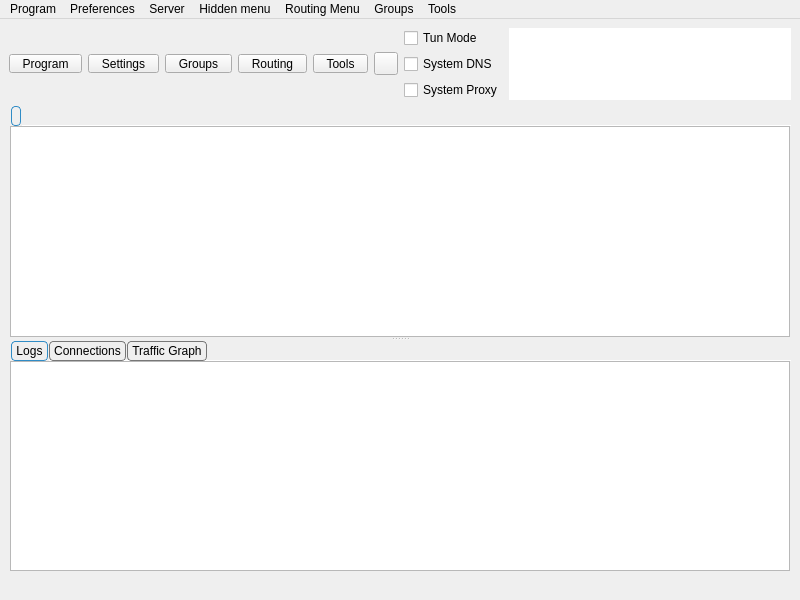
<?xml version="1.0" encoding="UTF-8"?>
<ui version="4.0">
 <class>MainWindow</class>
 <widget class="QMainWindow" name="MainWindow">
  <property name="geometry">
   <rect>
    <x>0</x>
    <y>0</y>
    <width>800</width>
    <height>600</height>
   </rect>
  </property>
  <property name="minimumSize">
   <size>
    <width>800</width>
    <height>600</height>
   </size>
  </property>
  <property name="windowTitle">
   <string notr="true">Quattro</string>
  </property>
  <widget class="QWidget" name="centralwidget">
   <layout class="QVBoxLayout" name="verticalLayout_3" stretch="0,1,0">
    <item>
     <layout class="QHBoxLayout" name="horizontalLayout_2">
      <item>
       <widget class="QToolButton" name="toolButton_program">
        <property name="minimumSize">
         <size>
          <width>0</width>
          <height>0</height>
         </size>
        </property>
        <property name="styleSheet">
         <string notr="true">QToolButton {
    padding-left: 8px;
    padding-right: 8px;
}

/* The indicator shares the bottom row with the label (ToolButtonTextUnderIcon),
   so the widest button in any language is the tight one -- its text runs closest
   to the arrow. It fits because the drawn chevron only occupies the middle of
   its 16px subcontrol box, leaving ~14px clear at the button edge against the
   label's ~14.5px of slack. Don't pad the buttons to &quot;fix&quot; this: that widens
   all five for a gap only one of them ever needs (#1665). If a future
   translation looks cramped here, check that label first. */
QToolButton::menu-indicator {
    subcontrol-origin: border;
    subcontrol-position: bottom right;
    right: 2px;
    bottom: 3px;
}</string>
        </property>
        <property name="text">
         <string>Program</string>
        </property>
        <property name="icon">
         <iconset resource="../../res/Quattro.qrc">
          <normaloff>:/icon/b-system-run.png</normaloff>:/icon/b-system-run.png</iconset>
        </property>
        <property name="iconSize">
         <size>
          <width>24</width>
          <height>24</height>
         </size>
        </property>
        <property name="popupMode">
         <enum>QToolButton::ToolButtonPopupMode::InstantPopup</enum>
        </property>
        <property name="toolButtonStyle">
         <enum>Qt::ToolButtonStyle::ToolButtonTextUnderIcon</enum>
        </property>
       </widget>
      </item>
      <item>
       <widget class="QToolButton" name="toolButton_preferences">
        <property name="minimumSize">
         <size>
          <width>0</width>
          <height>0</height>
         </size>
        </property>
        <property name="styleSheet">
         <string notr="true">QToolButton {
    padding-left: 8px;
    padding-right: 8px;
}

/* The indicator shares the bottom row with the label (ToolButtonTextUnderIcon),
   so the widest button in any language is the tight one -- its text runs closest
   to the arrow. It fits because the drawn chevron only occupies the middle of
   its 16px subcontrol box, leaving ~14px clear at the button edge against the
   label's ~14.5px of slack. Don't pad the buttons to &quot;fix&quot; this: that widens
   all five for a gap only one of them ever needs (#1665). If a future
   translation looks cramped here, check that label first. */
QToolButton::menu-indicator {
    subcontrol-origin: border;
    subcontrol-position: bottom right;
    right: 2px;
    bottom: 3px;
}</string>
        </property>
        <property name="text">
         <string>Settings</string>
        </property>
        <property name="icon">
         <iconset resource="../../res/Quattro.qrc">
          <normaloff>:/icon/b-preferences.png</normaloff>:/icon/b-preferences.png</iconset>
        </property>
        <property name="iconSize">
         <size>
          <width>24</width>
          <height>24</height>
         </size>
        </property>
        <property name="popupMode">
         <enum>QToolButton::ToolButtonPopupMode::InstantPopup</enum>
        </property>
        <property name="toolButtonStyle">
         <enum>Qt::ToolButtonStyle::ToolButtonTextUnderIcon</enum>
        </property>
       </widget>
      </item>
      <item>
       <widget class="QToolButton" name="toolButton_testing">
        <property name="minimumSize">
         <size>
          <width>0</width>
          <height>0</height>
         </size>
        </property>
        <property name="styleSheet">
         <string notr="true">QToolButton {
    padding-left: 8px;
    padding-right: 8px;
}

/* The indicator shares the bottom row with the label (ToolButtonTextUnderIcon),
   so the widest button in any language is the tight one -- its text runs closest
   to the arrow. It fits because the drawn chevron only occupies the middle of
   its 16px subcontrol box, leaving ~14px clear at the button edge against the
   label's ~14.5px of slack. Don't pad the buttons to &quot;fix&quot; this: that widens
   all five for a gap only one of them ever needs (#1665). If a future
   translation looks cramped here, check that label first. */
QToolButton::menu-indicator {
    subcontrol-origin: border;
    subcontrol-position: bottom right;
    right: 2px;
    bottom: 3px;
}</string>
        </property>
        <property name="text">
         <string>Groups</string>
        </property>
        <property name="icon">
         <iconset resource="../../res/Quattro.qrc">
          <normaloff>:/icon/b-testing-button.png</normaloff>:/icon/b-testing-button.png</iconset>
        </property>
        <property name="iconSize">
         <size>
          <width>24</width>
          <height>24</height>
         </size>
        </property>
        <property name="popupMode">
         <enum>QToolButton::ToolButtonPopupMode::InstantPopup</enum>
        </property>
        <property name="toolButtonStyle">
         <enum>Qt::ToolButtonStyle::ToolButtonTextUnderIcon</enum>
        </property>
       </widget>
      </item>
      <item>
       <widget class="QToolButton" name="toolButton_routing">
        <property name="minimumSize">
         <size>
          <width>0</width>
          <height>0</height>
         </size>
        </property>
        <property name="styleSheet">
         <string notr="true">QToolButton {
    padding-left: 8px;
    padding-right: 8px;
}

/* The indicator shares the bottom row with the label (ToolButtonTextUnderIcon),
   so the widest button in any language is the tight one -- its text runs closest
   to the arrow. It fits because the drawn chevron only occupies the middle of
   its 16px subcontrol box, leaving ~14px clear at the button edge against the
   label's ~14.5px of slack. Don't pad the buttons to &quot;fix&quot; this: that widens
   all five for a gap only one of them ever needs (#1665). If a future
   translation looks cramped here, check that label first. */
QToolButton::menu-indicator {
    subcontrol-origin: border;
    subcontrol-position: bottom right;
    right: 2px;
    bottom: 3px;
}</string>
        </property>
        <property name="text">
         <string>Routing</string>
        </property>
        <property name="icon">
         <iconset resource="../../res/Quattro.qrc">
          <normaloff>:/icon/b-network-routing.png</normaloff>:/icon/b-network-routing.png</iconset>
        </property>
        <property name="iconSize">
         <size>
          <width>24</width>
          <height>24</height>
         </size>
        </property>
        <property name="popupMode">
         <enum>QToolButton::ToolButtonPopupMode::InstantPopup</enum>
        </property>
        <property name="toolButtonStyle">
         <enum>Qt::ToolButtonStyle::ToolButtonTextUnderIcon</enum>
        </property>
       </widget>
      </item>
      <item>
       <widget class="QToolButton" name="toolButton_tools">
        <property name="minimumSize">
         <size>
          <width>0</width>
          <height>0</height>
         </size>
        </property>
        <property name="styleSheet">
         <string notr="true">QToolButton {
    padding-left: 8px;
    padding-right: 8px;
}

/* The indicator shares the bottom row with the label (ToolButtonTextUnderIcon),
   so the widest button in any language is the tight one -- its text runs closest
   to the arrow. It fits because the drawn chevron only occupies the middle of
   its 16px subcontrol box, leaving ~14px clear at the button edge against the
   label's ~14.5px of slack. Don't pad the buttons to &quot;fix&quot; this: that widens
   all five for a gap only one of them ever needs (#1665). If a future
   translation looks cramped here, check that label first. */
QToolButton::menu-indicator {
    subcontrol-origin: border;
    subcontrol-position: bottom right;
    right: 2px;
    bottom: 3px;
}</string>
        </property>
        <property name="text">
         <string>Tools</string>
        </property>
        <property name="icon">
         <iconset resource="../../res/Quattro.qrc">
          <normaloff>:/icon/b-tools-button.png</normaloff>:/icon/b-tools-button.png</iconset>
        </property>
        <property name="iconSize">
         <size>
          <width>24</width>
          <height>24</height>
         </size>
        </property>
        <property name="popupMode">
         <enum>QToolButton::ToolButtonPopupMode::InstantPopup</enum>
        </property>
        <property name="toolButtonStyle">
         <enum>Qt::ToolButtonStyle::ToolButtonTextUnderIcon</enum>
        </property>
       </widget>
      </item>
      <item>
       <widget class="StartStopButton" name="toolButton_startstop">
        <property name="focusPolicy">
         <enum>Qt::FocusPolicy::NoFocus</enum>
        </property>
        <property name="text">
         <string/>
        </property>
       </widget>
      </item>
      <item>
       <layout class="QVBoxLayout" name="verticalLayout_4">
        <item>
         <spacer name="verticalSpacer_modes_top">
          <property name="orientation">
           <enum>Qt::Orientation::Vertical</enum>
          </property>
          <property name="sizeHint" stdset="0">
           <size>
            <width>0</width>
            <height>0</height>
           </size>
          </property>
         </spacer>
        </item>
        <item>
         <widget class="QCheckBox" name="checkBox_VPN">
          <property name="sizePolicy">
           <sizepolicy hsizetype="Minimum" vsizetype="Minimum">
            <horstretch>0</horstretch>
            <verstretch>0</verstretch>
           </sizepolicy>
          </property>
          <property name="text">
           <string>Tun Mode</string>
          </property>
         </widget>
        </item>
        <item>
         <widget class="QCheckBox" name="system_dns">
          <property name="text">
           <string>System DNS</string>
          </property>
         </widget>
        </item>
        <item>
         <widget class="QCheckBox" name="checkBox_SystemProxy">
          <property name="text">
           <string>System Proxy</string>
          </property>
         </widget>
        </item>
        <item>
         <spacer name="verticalSpacer_modes_bottom">
          <property name="orientation">
           <enum>Qt::Orientation::Vertical</enum>
          </property>
          <property name="sizeHint" stdset="0">
           <size>
            <width>0</width>
            <height>0</height>
           </size>
          </property>
         </spacer>
        </item>
       </layout>
      </item>
      <item>
       <widget class="QTextBrowser" name="data_view">
        <property name="enabled">
         <bool>true</bool>
        </property>
        <property name="sizePolicy">
         <sizepolicy hsizetype="Expanding" vsizetype="Ignored">
          <horstretch>0</horstretch>
          <verstretch>0</verstretch>
         </sizepolicy>
        </property>
        <property name="minimumSize">
         <size>
          <width>0</width>
          <height>0</height>
         </size>
        </property>
        <property name="mouseTracking">
         <bool>false</bool>
        </property>
        <property name="focusPolicy">
         <enum>Qt::FocusPolicy::NoFocus</enum>
        </property>
        <property name="contextMenuPolicy">
         <enum>Qt::ContextMenuPolicy::NoContextMenu</enum>
        </property>
        <property name="acceptDrops">
         <bool>false</bool>
        </property>
        <property name="frameShape">
         <enum>QFrame::Shape::NoFrame</enum>
        </property>
        <property name="frameShadow">
         <enum>QFrame::Shadow::Sunken</enum>
        </property>
        <property name="verticalScrollBarPolicy">
         <enum>Qt::ScrollBarPolicy::ScrollBarAlwaysOff</enum>
        </property>
        <property name="horizontalScrollBarPolicy">
         <enum>Qt::ScrollBarPolicy::ScrollBarAlwaysOff</enum>
        </property>
        <property name="textInteractionFlags">
         <set>Qt::TextInteractionFlag::LinksAccessibleByKeyboard|Qt::TextInteractionFlag::LinksAccessibleByMouse</set>
        </property>
       </widget>
      </item>
     </layout>
    </item>
    <item>
     <widget class="QSplitter" name="splitter">
      <property name="orientation">
       <enum>Qt::Orientation::Vertical</enum>
      </property>
      <widget class="QTabWidget" name="tabWidget">
       <property name="styleSheet">
        <string notr="true">QTabWidget::tab-bar {
    left: 2px;
}

QTabBar {
    background: transparent;
    qproperty-drawBase: 0;
}

QTabBar::tab {
    border: 1px solid #777777;

    border-radius: 4px;
    padding: 2px 4px;
    margin-right: 1px;
}

QTabBar::tab:selected {
    border: 1px solid palette(highlight);
}</string>
       </property>
       <property name="currentIndex">
        <number>0</number>
       </property>
       <property name="documentMode">
        <bool>true</bool>
       </property>
       <property name="movable">
        <bool>true</bool>
       </property>
       <widget class="QWidget" name="widget1">
        <attribute name="title">
         <string/>
        </attribute>
        <layout class="QGridLayout" name="gridLayout_2">
         <property name="leftMargin">
          <number>1</number>
         </property>
         <property name="topMargin">
          <number>0</number>
         </property>
         <property name="rightMargin">
          <number>1</number>
         </property>
         <property name="bottomMargin">
          <number>0</number>
         </property>
         <property name="spacing">
          <number>0</number>
         </property>
         <item row="0" column="0">
          <widget class="ProfilesTableView" name="profilesTableView">
           <property name="contextMenuPolicy">
            <enum>Qt::ContextMenuPolicy::CustomContextMenu</enum>
           </property>
           <property name="editTriggers">
            <set>QAbstractItemView::EditTrigger::NoEditTriggers</set>
           </property>
           <property name="alternatingRowColors">
            <bool>true</bool>
           </property>
           <property name="selectionBehavior">
            <enum>QAbstractItemView::SelectionBehavior::SelectRows</enum>
           </property>
           <property name="horizontalScrollMode">
            <enum>QAbstractItemView::ScrollMode::ScrollPerPixel</enum>
           </property>
           <property name="wordWrap">
            <bool>false</bool>
           </property>
           <attribute name="horizontalHeaderMinimumSectionSize">
            <number>16</number>
           </attribute>
           <attribute name="horizontalHeaderHighlightSections">
            <bool>false</bool>
           </attribute>
           <attribute name="horizontalHeaderShowSortIndicator" stdset="0">
            <bool>false</bool>
           </attribute>
           <attribute name="verticalHeaderDefaultSectionSize">
            <number>30</number>
           </attribute>
          </widget>
         </item>
        </layout>
       </widget>
      </widget>
      <widget class="QWidget" name="aaaaaaaaaaaaaaaaaa">
       <layout class="QVBoxLayout" name="aaaaaaaaaaaa" stretch="0">
        <item>
         <widget class="QWidget" name="down_tab" native="true">
          <layout class="QVBoxLayout" name="verticalLayout">
           <property name="spacing">
            <number>0</number>
           </property>
           <property name="leftMargin">
            <number>0</number>
           </property>
           <property name="topMargin">
            <number>0</number>
           </property>
           <property name="rightMargin">
            <number>0</number>
           </property>
           <property name="bottomMargin">
            <number>0</number>
           </property>
           <item>
            <widget class="QTabWidget" name="stats_widget">
             <property name="autoFillBackground">
              <bool>true</bool>
             </property>
             <property name="styleSheet">
              <string notr="true">QTabWidget::tab-bar {
    left: 2px;
}

QTabBar {
    background: transparent;
    qproperty-drawBase: 0;
}

QTabBar::tab {
    border: 1px solid #777777;

    border-radius: 4px;
    padding: 2px 4px;
    margin-right: 1px;
}

QTabBar::tab:selected {
    border: 1px solid palette(highlight);
}</string>
             </property>
             <property name="tabPosition">
              <enum>QTabWidget::TabPosition::North</enum>
             </property>
             <property name="tabShape">
              <enum>QTabWidget::TabShape::Rounded</enum>
             </property>
             <property name="currentIndex">
              <number>0</number>
             </property>
             <property name="elideMode">
              <enum>Qt::TextElideMode::ElideNone</enum>
             </property>
             <property name="usesScrollButtons">
              <bool>true</bool>
             </property>
             <property name="documentMode">
              <bool>true</bool>
             </property>
             <property name="tabsClosable">
              <bool>false</bool>
             </property>
             <property name="movable">
              <bool>true</bool>
             </property>
             <property name="tabBarAutoHide">
              <bool>false</bool>
             </property>
             <widget class="QWidget" name="Logs">
              <property name="enabled">
               <bool>true</bool>
              </property>
              <attribute name="title">
               <string>Logs</string>
              </attribute>
              <layout class="QHBoxLayout" name="horizontalLayout_3" stretch="0">
               <property name="spacing">
                <number>0</number>
               </property>
               <property name="sizeConstraint">
                <enum>QLayout::SizeConstraint::SetDefaultConstraint</enum>
               </property>
               <property name="leftMargin">
                <number>1</number>
               </property>
               <property name="topMargin">
                <number>0</number>
               </property>
               <property name="rightMargin">
                <number>1</number>
               </property>
               <property name="bottomMargin">
                <number>0</number>
               </property>
               <item>
                <widget class="QTextBrowser" name="masterLogBrowser">
                 <property name="contextMenuPolicy">
                  <enum>Qt::ContextMenuPolicy::CustomContextMenu</enum>
                 </property>
                 <property name="openLinks">
                  <bool>false</bool>
                 </property>
                </widget>
               </item>
              </layout>
             </widget>
             <widget class="QWidget" name="connections_tab">
              <attribute name="title">
               <string>Connections</string>
              </attribute>
              <layout class="QHBoxLayout" name="horizontalLayout_4">
               <property name="spacing">
                <number>0</number>
               </property>
               <property name="sizeConstraint">
                <enum>QLayout::SizeConstraint::SetDefaultConstraint</enum>
               </property>
               <property name="leftMargin">
                <number>1</number>
               </property>
               <property name="topMargin">
                <number>0</number>
               </property>
               <property name="rightMargin">
                <number>1</number>
               </property>
               <property name="bottomMargin">
                <number>0</number>
               </property>
               <item>
                <widget class="QTableWidget" name="connections">
                 <property name="autoFillBackground">
                  <bool>false</bool>
                 </property>
                 <column>
                  <property name="text">
                   <string>Destination (Domain)</string>
                  </property>
                  <property name="toolTip">
                   <string>Click To Disable Sorting</string>
                  </property>
                 </column>
                 <column>
                  <property name="text">
                   <string>Process</string>
                  </property>
                  <property name="toolTip">
                   <string>Click To Sort By Process</string>
                  </property>
                 </column>
                 <column>
                  <property name="text">
                   <string>Protocol</string>
                  </property>
                  <property name="toolTip">
                   <string>Click To Sort By Protocol</string>
                  </property>
                 </column>
                 <column>
                  <property name="text">
                   <string>Outbound</string>
                  </property>
                  <property name="toolTip">
                   <string>Click To Sort By Outbound</string>
                  </property>
                 </column>
                 <column>
                  <property name="text">
                   <string>Traffic</string>
                  </property>
                  <property name="toolTip">
                   <string>Click to sort by traffic; right-click to choose total/down/up</string>
                  </property>
                 </column>
                 <column>
                  <property name="text">
                   <string>Speed</string>
                  </property>
                  <property name="toolTip">
                   <string>Click to sort by speed; right-click to choose total/down/up</string>
                  </property>
                 </column>
                </widget>
               </item>
              </layout>
             </widget>
             <widget class="QWidget" name="graph_tab">
              <attribute name="title">
               <string>Traffic Graph</string>
              </attribute>
              <layout class="QHBoxLayout" name="horizontalLayout_6">
               <property name="spacing">
                <number>0</number>
               </property>
               <property name="sizeConstraint">
                <enum>QLayout::SizeConstraint::SetDefaultConstraint</enum>
               </property>
               <property name="leftMargin">
                <number>1</number>
               </property>
               <property name="topMargin">
                <number>0</number>
               </property>
               <property name="rightMargin">
                <number>1</number>
               </property>
               <property name="bottomMargin">
                <number>0</number>
               </property>
              </layout>
             </widget>
            </widget>
           </item>
          </layout>
         </widget>
        </item>
       </layout>
      </widget>
     </widget>
    </item>
    <item>
     <layout class="QHBoxLayout" name="horizontalLayout">
      <item>
       <widget class="QLabel" name="label_running">
        <property name="text">
         <string/>
        </property>
       </widget>
      </item>
      <item>
       <widget class="QLabel" name="label_inbound">
        <property name="text">
         <string/>
        </property>
        <property name="alignment">
         <set>Qt::AlignmentFlag::AlignLeading|Qt::AlignmentFlag::AlignLeft|Qt::AlignmentFlag::AlignVCenter</set>
        </property>
       </widget>
      </item>
      <item>
       <widget class="QLabel" name="label_speed">
        <property name="text">
         <string/>
        </property>
        <property name="alignment">
         <set>Qt::AlignmentFlag::AlignLeading|Qt::AlignmentFlag::AlignLeft|Qt::AlignmentFlag::AlignVCenter</set>
        </property>
       </widget>
      </item>
     </layout>
    </item>
   </layout>
  </widget>
  <widget class="QMenuBar" name="menubar">
   <property name="geometry">
    <rect>
     <x>0</x>
     <y>0</y>
     <width>800</width>
     <height>25</height>
    </rect>
   </property>
   <widget class="QMenu" name="menu_program">
    <property name="title">
     <string>Program</string>
    </property>
    <addaction name="actionHide_window"/>
    <addaction name="separator"/>
    <addaction name="menu_add_from_input"/>
    <addaction name="menu_add_from_clipboard"/>
    <addaction name="actionAdd_profile_from_File"/>
    <addaction name="menu_scan_qr"/>
    <addaction name="separator"/>
    <addaction name="actionStart_with_system"/>
    <addaction name="actionRemember_last_proxy"/>
    <addaction name="actionAllow_LAN"/>
    <addaction name="separator"/>
    <addaction name="actionRestart_Proxy"/>
    <addaction name="actionRestart_Program"/>
    <addaction name="menu_exit"/>
   </widget>
   <widget class="QMenu" name="menu_preferences">
    <property name="title">
     <string>Preferences</string>
    </property>
    <addaction name="menu_basic_settings"/>
    <addaction name="menu_routing_settings"/>
    <addaction name="menu_vpn_settings"/>
    <addaction name="menu_preset_settings"/>
    <addaction name="menu_hotkey_settings"/>
    <addaction name="menu_open_config_folder"/>
   </widget>
   <widget class="QMenu" name="menu_server">
    <property name="title">
     <string>Server</string>
    </property>
    <widget class="QMenu" name="menu_share_item">
     <property name="title">
      <string>Share</string>
     </property>
     <addaction name="menu_qr"/>
     <addaction name="menu_export_config"/>
     <addaction name="actionExport_Xray_config"/>
     <addaction name="separator"/>
     <addaction name="menu_copy_links"/>
     <addaction name="menu_copy_links_nkr"/>
     <addaction name="actionCopy_Test_Result"/>
    </widget>
    <addaction name="menu_add_from_input"/>
    <addaction name="menu_add_from_clipboard"/>
    <addaction name="actionAdd_profile_from_File"/>
    <addaction name="menu_scan_qr"/>
    <addaction name="separator"/>
    <addaction name="menu_start"/>
    <addaction name="menu_stop"/>
    <addaction name="menu_share_item"/>
    <addaction name="menu_delete"/>
    <addaction name="separator"/>
    <addaction name="menu_select_all"/>
    <addaction name="menu_clone"/>
    <addaction name="separator"/>
    <addaction name="actionUrl_Test_Selected"/>
    <addaction name="actionSpeedtest_Selected"/>
    <addaction name="actionResolve_Selected_Out_IP"/>
    <addaction name="menu_resolve_selected"/>
    <addaction name="actionClear_Test_Result"/>
    <addaction name="menu_reset_traffic"/>
   </widget>
   <widget class="QMenu" name="menuHidden_menu">
    <property name="title">
     <string>Hidden menu</string>
    </property>
    <widget class="QMenu" name="menu_spmode">
     <property name="title">
      <string>Operation Mode</string>
     </property>
     <addaction name="menu_spmode_system_proxy"/>
     <addaction name="menu_spmode_vpn"/>
    </widget>
    <addaction name="menu_update_subscription"/>
    <addaction name="menu_resolve_domain"/>
    <addaction name="menu_remove_invalid"/>
    <addaction name="actionUrl_Test_Group"/>
    <addaction name="menu_remove_unavailable"/>
    <addaction name="menu_clear_test_result"/>
    <addaction name="menu_delete_repeat"/>
    <addaction name="actionSpeedtest_Group"/>
    <addaction name="actionResolve_Out_IP"/>
    <addaction name="actionRefresh_Column_Widths"/>
    <addaction name="menu_spmode"/>
   </widget>
   <widget class="QMenu" name="menuRouting_Menu">
    <property name="title">
     <string>Routing Menu</string>
    </property>
   </widget>
   <widget class="QMenu" name="menuTools">
    <property name="title">
     <string>Tools</string>
    </property>
    <addaction name="actionAuto_Selector"/>
    <addaction name="menu_open_dashboard"/>
    <addaction name="actionSpeedtest_Current"/>
    <addaction name="separator"/>
    <addaction name="menu_otp_manager"/>
    <addaction name="separator"/>
    <addaction name="actionRuntime_Stats"/>
    <addaction name="actionTraffic_Stats"/>
    <addaction name="actionCheck_For_Update"/>
   </widget>
   <widget class="QMenu" name="menuTesting">
    <property name="title">
     <string>Groups</string>
    </property>
    <addaction name="menu_manage_groups"/>
    <addaction name="actionAdd_New_Group"/>
    <addaction name="actionEdit_Group"/>
    <addaction name="actionDelete_Group"/>
    <addaction name="separator"/>
    <addaction name="actionUrl_Test_Group"/>
    <addaction name="actionSpeedtest_Group"/>
    <addaction name="actionResolve_Out_IP"/>
    <addaction name="menu_resolve_domain"/>
    <addaction name="menu_clear_test_result"/>
    <addaction name="separator"/>
    <addaction name="menu_update_subscription"/>
    <addaction name="actionUpdate_All_Subscriptions"/>
    <addaction name="menu_delete_repeat"/>
    <addaction name="menu_remove_unavailable"/>
    <addaction name="menu_remove_invalid"/>
    <addaction name="menu_remove_insecure"/>
    <addaction name="separator"/>
    <addaction name="actionRefresh_Column_Widths"/>
   </widget>
   <addaction name="menu_program"/>
   <addaction name="menu_preferences"/>
   <addaction name="menu_server"/>
   <addaction name="menuHidden_menu"/>
   <addaction name="menuRouting_Menu"/>
   <addaction name="menuTesting"/>
   <addaction name="menuTools"/>
  </widget>
  <action name="menu_exit">
   <property name="text">
    <string>Exit</string>
   </property>
  </action>
  <action name="actionShow_window">
   <property name="text">
    <string>Show Window</string>
   </property>
  </action>
  <action name="menu_basic_settings">
   <property name="text">
    <string>Basic Settings</string>
   </property>
  </action>
  <action name="menu_add_from_input">
   <property name="text">
    <string>New profile</string>
   </property>
   <property name="shortcut">
    <string notr="true">Ctrl+N</string>
   </property>
  </action>
  <action name="menu_manage_groups">
   <property name="text">
    <string>Manage Groups</string>
   </property>
  </action>
  <action name="menu_start">
   <property name="text">
    <string>Start</string>
   </property>
   <property name="shortcut">
    <string notr="true">Return</string>
   </property>
  </action>
  <action name="menu_stop">
   <property name="text">
    <string>Stop</string>
   </property>
   <property name="shortcut">
    <string notr="true">Ctrl+S</string>
   </property>
  </action>
  <action name="menu_routing_settings">
   <property name="text">
    <string>Routing Settings</string>
   </property>
  </action>
  <action name="menu_add_from_clipboard">
   <property name="text">
    <string>Add profile from clipboard</string>
   </property>
   <property name="shortcut">
    <string notr="true">Ctrl+V</string>
   </property>
  </action>
  <action name="menu_delete">
   <property name="text">
    <string>Delete</string>
   </property>
   <property name="shortcut">
    <string notr="true">Del</string>
   </property>
  </action>
  <action name="menu_profile_debug_info">
   <property name="text">
    <string>Debug Info</string>
   </property>
  </action>
  <action name="menu_qr">
   <property name="text">
    <string>QR Code and link</string>
   </property>
  </action>
  <action name="menu_copy_link">
   <property name="text">
    <string>Copy Link</string>
   </property>
  </action>
  <action name="menu_tcp_ping">
   <property name="text">
    <string notr="true">Tcp Ping</string>
   </property>
   <property name="shortcut">
    <string notr="true">Ctrl+Shift+T</string>
   </property>
  </action>
  <action name="menu_url_test">
   <property name="text">
    <string notr="true">Url Test</string>
   </property>
   <property name="shortcut">
    <string notr="true">Ctrl+Shift+U</string>
   </property>
  </action>
  <action name="menu_clear_test_result">
   <property name="text">
    <string>Clear Group test result</string>
   </property>
   <property name="shortcut">
    <string notr="true">Ctrl+Shift+C</string>
   </property>
  </action>
  <action name="menu_export_config">
   <property name="text">
    <string>Export Sing-box config</string>
   </property>
   <property name="shortcut">
    <string notr="true">Ctrl+E</string>
   </property>
  </action>
  <action name="menu_reset_traffic">
   <property name="text">
    <string>Reset Traffic</string>
   </property>
   <property name="shortcut">
    <string notr="true">Ctrl+R</string>
   </property>
  </action>
  <action name="menu_scan_qr">
   <property name="text">
    <string>Scan QR Code</string>
   </property>
   <property name="shortcut">
    <string notr="true">Ctrl+Shift+Q</string>
   </property>
  </action>
  <action name="menu_spmode_system_proxy">
   <property name="checkable">
    <bool>true</bool>
   </property>
   <property name="text">
    <string>System Proxy</string>
   </property>
  </action>
  <action name="menu_spmode_disabled">
   <property name="checkable">
    <bool>true</bool>
   </property>
   <property name="text">
    <string>Disable</string>
   </property>
  </action>
  <action name="menu_delete_repeat">
   <property name="text">
    <string>Remove Duplicates</string>
   </property>
   <property name="shortcut">
    <string notr="true">Ctrl+Shift+D</string>
   </property>
  </action>
  <action name="actionfake">
   <property name="text">
    <string>fake</string>
   </property>
   <property name="visible">
    <bool>false</bool>
   </property>
  </action>
  <action name="menu_move">
   <property name="text">
    <string>Move</string>
   </property>
   <property name="shortcut">
    <string notr="true">Ctrl+M</string>
   </property>
  </action>
  <action name="actionStart_with_system">
   <property name="checkable">
    <bool>true</bool>
   </property>
   <property name="text">
    <string>Start with system</string>
   </property>
  </action>
  <action name="actionRemember_last_proxy">
   <property name="checkable">
    <bool>true</bool>
   </property>
   <property name="text">
    <string>Remember last profile</string>
   </property>
  </action>
  <action name="actionAllow_LAN">
   <property name="checkable">
    <bool>true</bool>
   </property>
   <property name="text">
    <string>Allow other devices to connect</string>
   </property>
  </action>
  <action name="menu_remove_unavailable">
   <property name="text">
    <string>Remove Unavailable</string>
   </property>
   <property name="shortcut">
    <string notr="true">Ctrl+Shift+R</string>
   </property>
  </action>
  <action name="menu_full_test">
   <property name="text">
    <string>Full Test</string>
   </property>
   <property name="shortcut">
    <string notr="true">Ctrl+Shift+F</string>
   </property>
  </action>
  <action name="menu_hotkey_settings">
   <property name="text">
    <string>Hotkey Settings</string>
   </property>
  </action>
  <action name="menu_select_all">
   <property name="text">
    <string>Select All</string>
   </property>
   <property name="shortcut">
    <string notr="true">Ctrl+A</string>
   </property>
  </action>
  <action name="menu_copy_links_nkr">
   <property name="text">
    <string>Copy links of selected (Deep Links)</string>
   </property>
   <property name="shortcut">
    <string notr="true">Ctrl+Alt+C</string>
   </property>
  </action>
  <action name="actionfake_2">
   <property name="text">
    <string>fake</string>
   </property>
   <property name="visible">
    <bool>false</bool>
   </property>
  </action>
  <action name="actionfake_3">
   <property name="text">
    <string>fake</string>
   </property>
   <property name="visible">
    <bool>false</bool>
   </property>
  </action>
  <action name="menu_copy_links">
   <property name="text">
    <string>Copy links of selected</string>
   </property>
   <property name="shortcut">
    <string notr="true">Ctrl+C</string>
   </property>
  </action>
  <action name="menu_spmode_vpn">
   <property name="checkable">
    <bool>true</bool>
   </property>
   <property name="text">
    <string>Tun Mode</string>
   </property>
  </action>
  <action name="menu_clone">
   <property name="text">
    <string>Clone</string>
   </property>
   <property name="shortcut">
    <string notr="true">Ctrl+D</string>
   </property>
  </action>
  <action name="menu_update_subscription">
   <property name="text">
    <string>Update subscription</string>
   </property>
   <property name="shortcut">
    <string notr="true">Ctrl+U</string>
   </property>
   <property name="visible">
    <bool>true</bool>
   </property>
  </action>
  <action name="menu_resolve_domain">
   <property name="text">
    <string>Resolve Domain for group</string>
   </property>
   <property name="shortcut">
    <string notr="true">Ctrl+Shift+I</string>
   </property>
  </action>
  <action name="menu_vpn_settings">
   <property name="text">
    <string>Tun Settings</string>
   </property>
  </action>
  <action name="menu_preset_settings">
   <property name="text">
    <string>Preset Settings</string>
   </property>
  </action>
  <action name="menu_otp_manager">
   <property name="text">
    <string>OTP Manager</string>
   </property>
  </action>
  <action name="actionRestart_Program">
   <property name="text">
    <string>Restart Program</string>
   </property>
  </action>
  <action name="menu_open_config_folder">
   <property name="text">
    <string>Open Config Folder</string>
   </property>
  </action>
  <action name="menu_open_dashboard">
   <property name="text">
    <string>Open Web dashboard</string>
   </property>
  </action>
  <action name="actionfake_4">
   <property name="text">
    <string notr="true">fake</string>
   </property>
   <property name="visible">
    <bool>false</bool>
   </property>
  </action>
  <action name="actionfake_5">
   <property name="text">
    <string notr="true">fake</string>
   </property>
   <property name="visible">
    <bool>false</bool>
   </property>
  </action>
  <action name="actionRestart_Proxy">
   <property name="text">
    <string>Restart Core</string>
   </property>
  </action>
  <action name="menu_stop_testing">
   <property name="text">
    <string>Stop Testing</string>
   </property>
   <property name="shortcut">
    <string notr="true">Ctrl+.</string>
   </property>
  </action>
  <action name="actionUrl_Test_Selected">
   <property name="text">
    <string>Url Test Selected</string>
   </property>
   <property name="shortcut">
    <string notr="true">Ctrl+Shift+S</string>
   </property>
   <property name="visible">
    <bool>true</bool>
   </property>
  </action>
  <action name="actionUrl_Test_Group">
   <property name="enabled">
    <bool>true</bool>
   </property>
   <property name="text">
    <string>Url Test Group</string>
   </property>
   <property name="shortcut">
    <string notr="true">Ctrl+Shift+G</string>
   </property>
   <property name="visible">
    <bool>true</bool>
   </property>
  </action>
  <action name="menu_resolve_selected">
   <property name="text">
    <string>Resolve Selected Domain</string>
   </property>
   <property name="visible">
    <bool>true</bool>
   </property>
  </action>
  <action name="menu_remove_invalid">
   <property name="text">
    <string>Remove Invalid</string>
   </property>
   <property name="shortcut">
    <string notr="true">Ctrl+Alt+I</string>
   </property>
   <property name="menuRole">
    <enum>QAction::MenuRole::TextHeuristicRole</enum>
   </property>
  </action>
  <action name="menu_remove_insecure">
   <property name="text">
    <string>Remove Insecure Configs</string>
   </property>
   <property name="menuRole">
    <enum>QAction::MenuRole::TextHeuristicRole</enum>
   </property>
  </action>
  <action name="menu_open_routing_manager">
   <property name="text">
    <string>Open Manager</string>
   </property>
  </action>
  <action name="actionSpeedtest_Current">
   <property name="text">
    <string>Speedtest Current</string>
   </property>
   <property name="shortcut">
    <string notr="true">F6</string>
   </property>
  </action>
  <action name="actionSpeedtest_Selected">
   <property name="text">
    <string>Speedtest Selected</string>
   </property>
   <property name="shortcut">
    <string notr="true">Ctrl+Shift+P</string>
   </property>
  </action>
  <action name="actionSpeedtest_Group">
   <property name="text">
    <string>Speedtest Group</string>
   </property>
   <property name="shortcut">
    <string notr="true">Ctrl+Alt+P</string>
   </property>
  </action>
  <action name="actionHide_window">
   <property name="text">
    <string>Hide window</string>
   </property>
   <property name="shortcut">
    <string notr="true">Ctrl+H</string>
   </property>
  </action>
  <action name="actionAdd_profile_from_File">
   <property name="text">
    <string>Add profile from File(s)</string>
   </property>
   <property name="shortcut">
    <string notr="true">Ctrl+O</string>
   </property>
  </action>
  <action name="actionResolve_Out_IP">
   <property name="text">
    <string>Resolve out IP for group</string>
   </property>
  </action>
  <action name="actionAdd_New_Group">
   <property name="text">
    <string>Add new Group</string>
   </property>
  </action>
  <action name="actionEdit_Group">
   <property name="text">
    <string>Edit current Group</string>
   </property>
  </action>
  <action name="actionDelete_Group">
   <property name="text">
    <string>Delete current Group</string>
   </property>
  </action>
  <action name="actionUpdate_All_Subscriptions">
   <property name="text">
    <string>Update all subscriptions</string>
   </property>
  </action>
  <action name="actionResolve_Selected_Out_IP">
   <property name="text">
    <string>Resolve Selected Out IP</string>
   </property>
  </action>
  <action name="actionRefresh_Column_Widths">
   <property name="text">
    <string>Refresh Column Widths</string>
   </property>
  </action>
  <action name="actionExport_Xray_config">
   <property name="text">
    <string>Export Xray config</string>
   </property>
  </action>
  <action name="actionCopy_Test_Result">
   <property name="text">
    <string>Copy Test Result</string>
   </property>
  </action>
  <action name="actionClear_Test_Result">
   <property name="text">
    <string>Clear Test Result</string>
   </property>
  </action>
  <action name="actionRuntime_Stats">
   <property name="text">
    <string>Runtime Stats</string>
   </property>
  </action>
  <action name="actionAuto_Selector">
   <property name="text">
    <string>Auto Selector Stats</string>
   </property>
   <property name="visible">
    <bool>false</bool>
   </property>
  </action>
  <action name="actionTraffic_Stats">
   <property name="text">
    <string>Traffic Stats</string>
   </property>
  </action>
  <action name="actionCheck_For_Update">
   <property name="text">
    <string>Check For Update</string>
   </property>
  </action>
 </widget>
 <customwidgets>
  <customwidget>
   <class>ProfilesTableView</class>
   <extends>QTableView</extends>
   <header>include/ui/utils/ProfilesTableView.h</header>
  </customwidget>
  <customwidget>
   <class>StartStopButton</class>
   <extends>QToolButton</extends>
   <header>include/ui/widget/StartStopButton.hpp</header>
  </customwidget>
 </customwidgets>
 <resources>
  <include location="../../res/Quattro.qrc"/>
 </resources>
 <connections/>
</ui>
